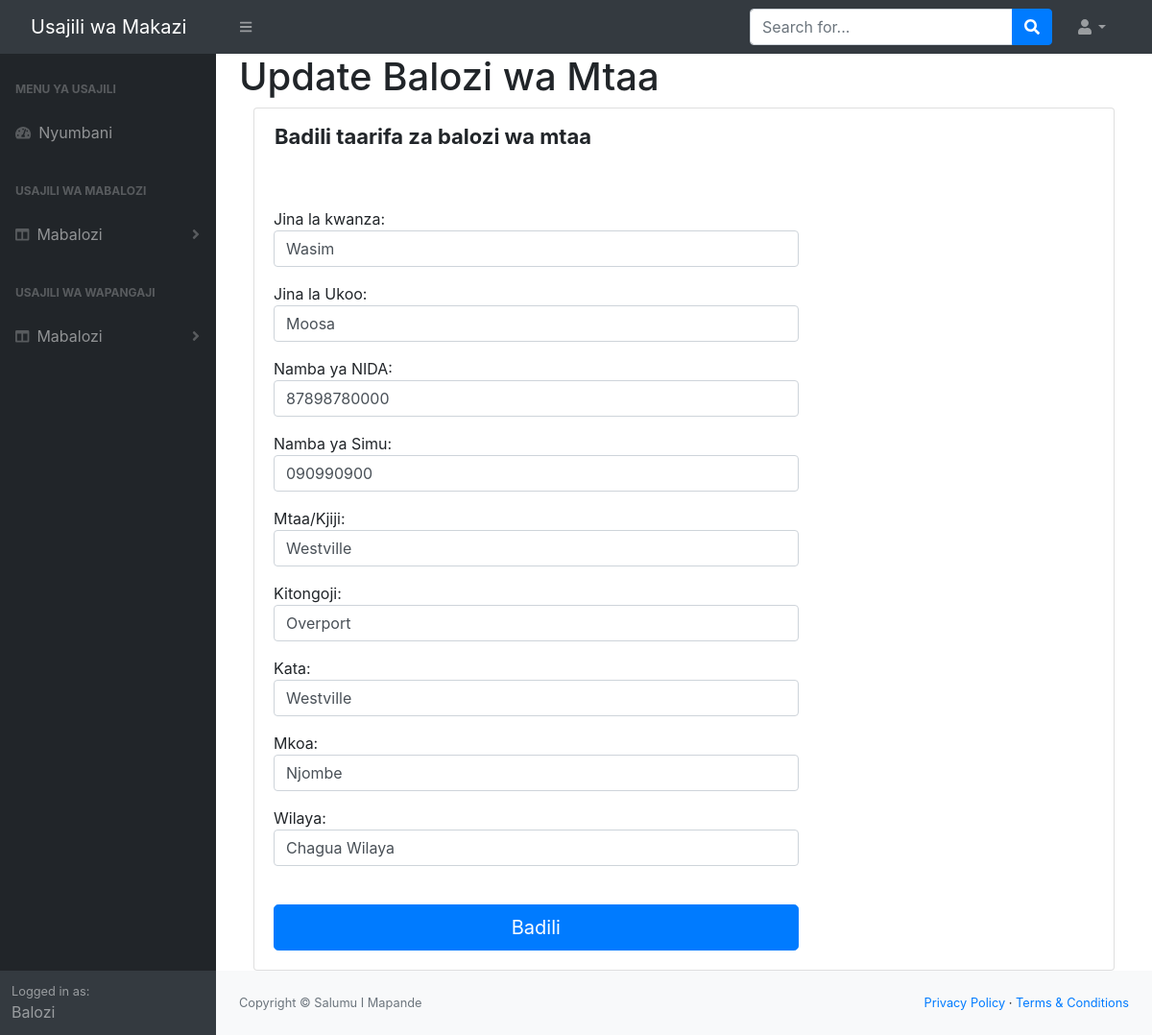
Screenshot of /update_balozi/1 with the database file from the repository.
### baloziapp/models.py (models this page shows)
class Balozi(db.Model):
    __tablename__ = 'balozi'
    id = db.Column(db.Integer(), primary_key=True)
    name = db.Column(db.String(length=50), nullable = False)
    surname = db.Column(db.String(length=50), nullable = False)
    nida = db.Column(db.String(length=30), nullable =False)
    street = db.Column(db.String(length=50), nullable = False)
    neighborhood = db.Column(db.String(length=50), nullable = False)#kitongoji
    county =  db.Column(db.String(length=50), nullable=False) #kata
    district_id = db.Column(db.Integer(), db.ForeignKey('district.id'))#wilaya
    district = db.Column(db.String(), nullable=False)
    region_id = db.Column(db.Integer(), db.ForeignKey('region.id'))#Mkoa
    region = db.Column(db.String(length=50), nullable=False)
    phonenumber = db.Column(db.String(length=15), nullable = True)

### baloziapp/routes.py (the view)
@app.route('/update_balozi/<int:id>', methods=['GET', 'POST'])
def update_balozi(id):
    balozi_to_update = Balozi.query.get_or_404(id)
    regions = db.session.query(Region).all()
    districts = District.query
    form = UpdateBaloziForm()
    form.region_id = [(region.id, region.regionname) for region in Region.query.all()]
    if request.method == 'POST':
        balozi_to_update.name = request.form['name']
        balozi_to_update.surname = request.form['surname']
        balozi_to_update.nida = request.form['nida']
        balozi_to_update.phonenumber = request.form['phonenumber']
        balozi_to_update.street = request.form['street']
        balozi_to_update.neighborhood = request.form['neighborhood']
        balozi_to_update.county = request.form['county']
        balozi_to_update.district_id = request.form['district_id']#District.query.filter_by(id = form.district_id.data).first()
        balozi_to_update.region = request.form['region']
        balozi_to_update.district = request.form['district']
        balozi_to_update.region_id = request.form['region_id']
        try:
            db.session.commit()
            return redirect(url_for('balozi_page'))
        except:
            return 'There was an issue updating that task'
    else:
        return render_template('update_balozi.html', balozi_to_update=balozi_to_update, regions=regions, districts=districts, form = form)

### baloziapp/forms.py
class UpdateBaloziForm(FlaskForm):
    name = StringField(label="Jina la kwanza: ", validators=[Length(max=50, min=2), DataRequired()])
    surname = StringField(label="Jina la Mwisho: ", validators=[Length(max=50, min=2), DataRequired()])
    nida = StringField(label="Namba ya NIDA: ", validators=[Length(max=30), DataRequired()])
    street = StringField(label="Mtaa: ", validators=[DataRequired()])
    neighborhood = StringField(label="Kitongoji: ", validators=[DataRequired()])
    county = StringField(label="Kata: ", validators=[DataRequired()])
    district_id = SelectField('Wilaya', choices=[])
    district = StringField(validators=[Length(max=50)])
    region_id = SelectField('Mkoa',  choices=[])
    region = StringField(validators=[Length(max=50)], id="region")
    phonenumber = StringField(label="Namba ya simu: ", validators=[Length(max=15)])
    submit = SubmitField(label='Badili')

### baloziapp/templates/update_balozi.html (shortened to what this page needs)
{% extends 'base.html' %}
{% block content %}
<div class="content-wrapper">
    <div class="content-heading"><h1>Update Balozi wa Mtaa</h1></div>
    <div class="container-fluid">
       <div class="card card-default d-lg-block">
          <div class="row">
             <div class="col col-xs-12 col-sm-8 col-md-8 col-lg-8">
                <div class="card-title text-left alert alert-default"><b style="font-size:22px;">Badili taarifa za balozi wa mtaa</b></div>
                <div class="card-body">
                   <form class="form-update_balozi" method="post" action="">
                      <fieldset>
                        Jina la kwanza:
                       <input type="text" name="name" value="{{ balozi_to_update.name }}" class="form-control">
                       Jina la Ukoo:
                       <input type="text" name="surname" value="{{ balozi_to_update.surname }}" class="form-control">
                       Namba ya NIDA:
                       <input type="text" name="nida" value="{{ balozi_to_update.nida }}" class="form-control">
                       Namba ya Simu:
                       <input type="text" name="phonenumber" value="{{ balozi_to_update.phonenumber }}" class="form-control">
                       Mtaa/Kjiji:
                       <input type="text" name="street" value="{{ balozi_to_update.street }}" class="form-control">
                       Kitongoji:
                       <input type="text" name="neighborhood" value="{{ balozi_to_update.neighborhood }}" class="form-control">
                       Kata:
                       <input type="text" name="county" value="{{ balozi_to_update.county }}" class="form-control">
                       <div class="form-group">
                       Mkoa:
                        <select class="form-control" id="region_id" name="region_id">
                            <option value="">{{balozi_to_update.region}}</option>
                        </select>
                    </div>
                    <div class="form-group">
                      Wilaya:
                        <select class="form-control" id="district_id" name="district_id" )>
                            <option value="">Chagua Wilaya</option>
                        </select>
                    </div>
                    </fieldset>
                      <br>
                      {{ form.submit(class="btn btn-lg btn-block btn-primary") }}
                   </form>
                </div>
             </div>
          </div>
       </div>
    </div>
 </div>
{% endblock %}

### rows the page displays
Balozi: name "Wasim", surname "Moosa", nida "87898780000", phonenumber "090990900", street "Westville", neighborhood "Overport", county "Westville", region_id "Njombe"
